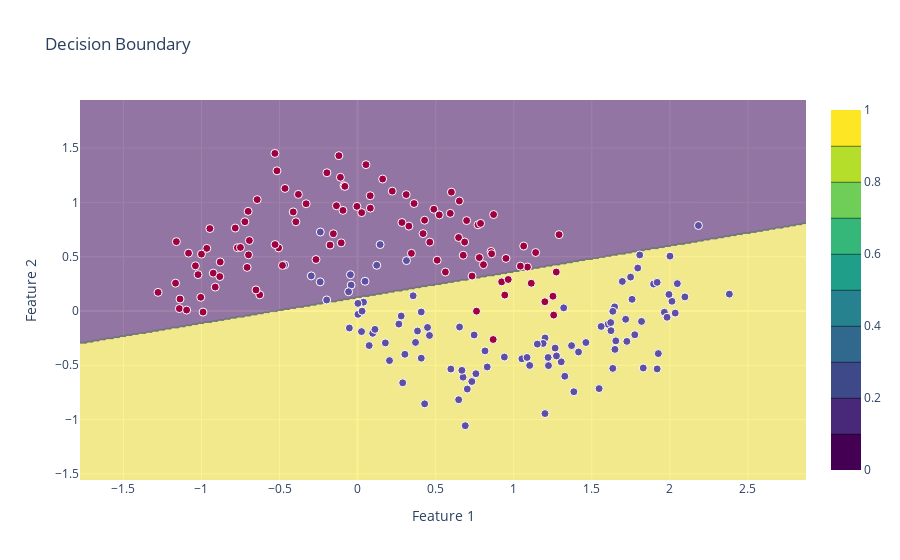

Notebook code cell kept with this figure:
### Code cell
plot_decision_boundary(lambda x: lr_algo.predict(x))

### Figure 1 — Plotly figure (JSON) as saved in the notebook; plotly's stock layout.template omitted (floating-point values rounded to 4 significant figures; data arrays with more than 128 entries replaced by an {"elided": "..."} marker saying what was removed)
{"data": [{"colorscale": [[0, "#440154"], [0.1111, "#482878"], [0.2222, "#3e4989"], [0.3333, "#31688e"], [0.4444, "#26828e"], [0.5556, "#1f9e89"], [0.6667, "#35b779"], [0.7778, "#6ece58"], [0.8889, "#b5de2b"], [1, "#fde725"]], "opacity": 0.5, "type": "contour", "x": {"elided": "466 float values"}, "y": {"elided": "351 float values"}, "z": {"elided": "351x466 int values"}}, {"marker": {"color": {"elided": "200 int values"}, "colorscale": [[0, "rgb(158,1,66)"], [0.1, "rgb(213,62,79)"], [0.2, "rgb(244,109,67)"], [0.3, "rgb(253,174,97)"], [0.4, "rgb(254,224,139)"], [0.5, "rgb(255,255,191)"], [0.6, "rgb(230,245,152)"], [0.7, "rgb(171,221,164)"], [0.8, "rgb(102,194,165)"], [0.9, "rgb(50,136,189)"], [1, "rgb(94,79,162)"]], "line": {"color": "white", "width": 1}, "size": 8}, "mode": "markers", "type": "scatter", "x": {"elided": "200 float values"}, "y": {"elided": "200 float values"}}], "layout": {"title": {"text": "Decision Boundary"}, "xaxis": {"title": {"text": "Feature 1"}}, "yaxis": {"title": {"text": "Feature 2"}}}}
